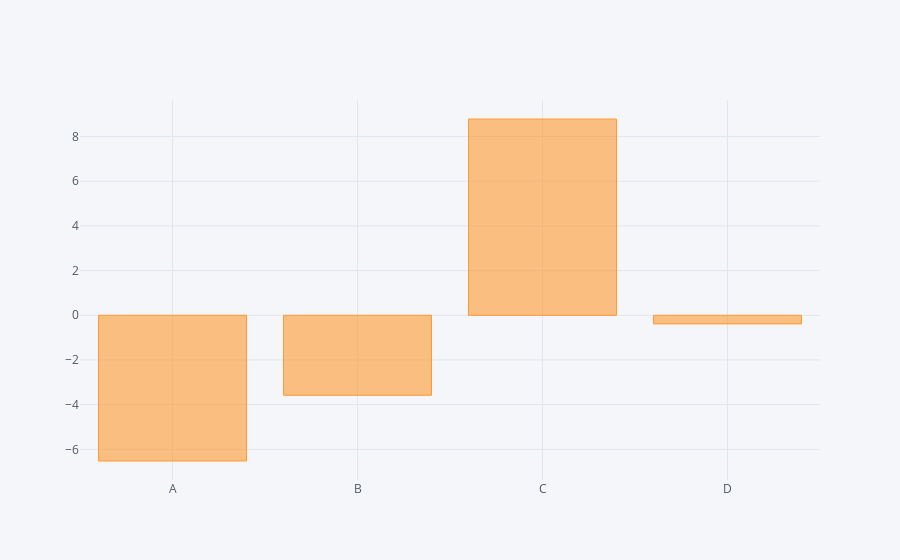

Notebook source saved alongside this figure:
### Code cell
df.sum().iplot(kind = 'bar')

### Figure 1 — Plotly figure (JSON) as saved in the notebook; plotly's stock layout.template omitted (floating-point values rounded to 4 significant figures)
{"data": [{"marker": {"color": "rgba(255, 153, 51, 0.6)", "line": {"color": "rgba(255, 153, 51, 1.0)", "width": 1}}, "name": "None", "orientation": "v", "text": "", "type": "bar", "x": ["A", "B", "C", "D"], "y": [-6.52, -3.579, 8.783, -0.3849]}], "layout": {"legend": {"bgcolor": "#F5F6F9", "font": {"color": "#4D5663"}}, "paper_bgcolor": "#F5F6F9", "plot_bgcolor": "#F5F6F9", "titlefont": {"color": "#4D5663"}, "xaxis1": {"gridcolor": "#E1E5ED", "showgrid": true, "tickfont": {"color": "#4D5663"}, "title": "", "titlefont": {"color": "#4D5663"}, "zerolinecolor": "#E1E5ED"}, "yaxis1": {"gridcolor": "#E1E5ED", "showgrid": true, "tickfont": {"color": "#4D5663"}, "title": "", "titlefont": {"color": "#4D5663"}, "zerolinecolor": "#E1E5ED"}}}
